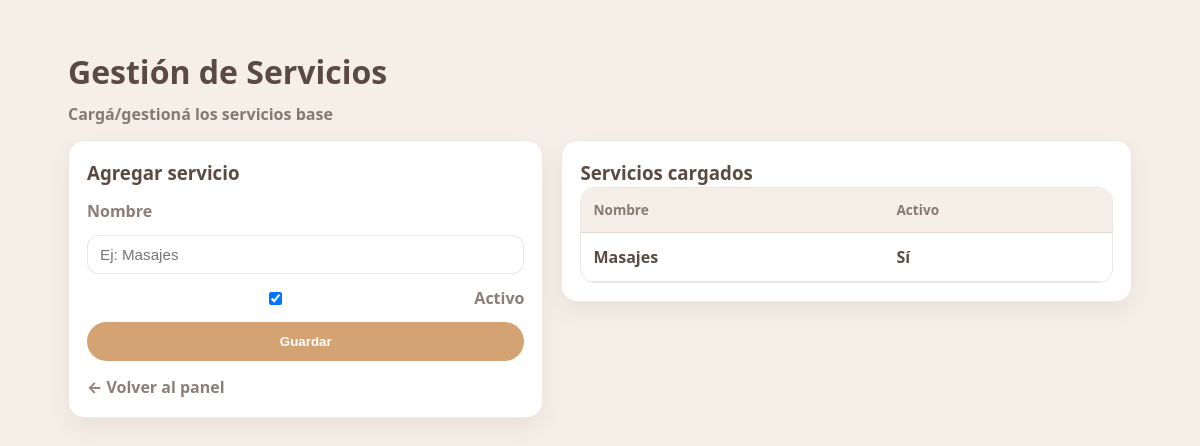
Page /admin/servicios (signed in) on the earlier database version.
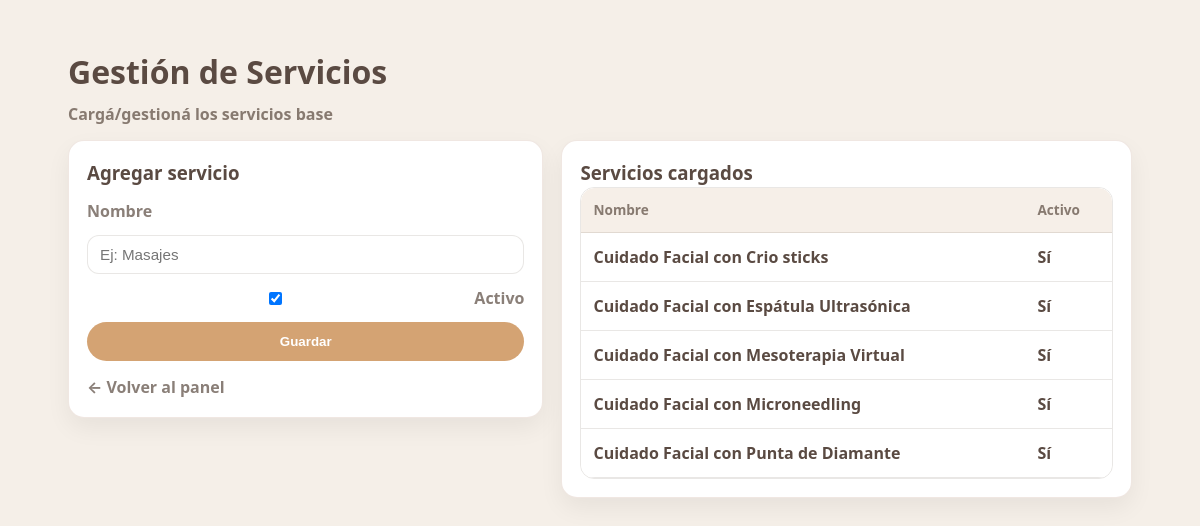
Same page on the later database version.
### app.py (models this page shows)
class Servicio(db.Model):
    id = db.Column(db.Integer, primary_key=True)
    nombre = db.Column(db.String(120), nullable=False)
    activo = db.Column(db.Boolean, default=True)

### app.py (the view, shortened to what this page needs)
@app.route("/admin/servicios", methods=["GET", "POST"])
@admin_required
def admin_servicios():
    servicios = Servicio.query.order_by(Servicio.nombre).all()
    return render_template("admin_servicios.html", servicios=servicios)

### app.py (called while the page is built)
def admin_required(f):
    @wraps(f)
    def wrapper(*args, **kwargs):
        if not session.get("is_admin"):
            return redirect(url_for("admin_login"))
        return f(*args, **kwargs)
    return wrapper

### templates/admin_servicios.html (shortened to what this page needs)
<!DOCTYPE html>
<html lang="es">
<head>
  <link rel="stylesheet" href="/static/style.css">
</head>
<body>
  <div class="admin-container">
    <div class="page-header">
      <h1>Gestión de Servicios</h1>
      <p class="subtitle">Cargá/gestioná los servicios base</p>
    </div>
    <div class="admin-grid">
      <div class="admin-card">
        <h3>Agregar servicio</h3>
        <form method="POST">
          <label>Nombre</label>
          <input type="text" name="nombre" placeholder="Ej: Masajes" required>
          <label style="display:flex; gap:10px; align-items:center;">
            <input type="checkbox" name="activo" checked>
            Activo
          </label>
          <button type="submit" class="btn-pro">Guardar</button>
        </form>
        <div style="margin-top:14px;">
          <a href="/admin">← Volver al panel</a>
        </div>
      </div>
      <div class="admin-card">
        <h3>Servicios cargados</h3>
        <div class="table-wrap">
          <table>
            <thead>
              <tr><th>Nombre</th><th>Activo</th></tr>
            </thead>
            <tbody>
              {% for s in servicios %}
                <tr>
                  <td>{{ s.nombre }}</td>
                  <td>{{ "Sí" if s.activo else "No" }}</td>
                </tr>
              {% else %}
                <tr><td colspan="2">No hay servicios</td></tr>
              {% endfor %}
            </tbody>
          </table>
        </div>
      </div>
    </div>
  </div>
</body>
</html>

Differences in the rows shown:
changed Servicio: nombre "Masajes" → "Cuidado Facial con Crio sticks"
added Servicio: nombre "Cuidado Facial con Espátula Ultrasónica", activo "Sí"
added Servicio: nombre "Cuidado Facial con Mesoterapia Virtual", activo "Sí"
added Servicio: nombre "Cuidado Facial con Microneedling", activo "Sí"
added Servicio: nombre "Cuidado Facial con Punta de Diamante", activo "Sí"
